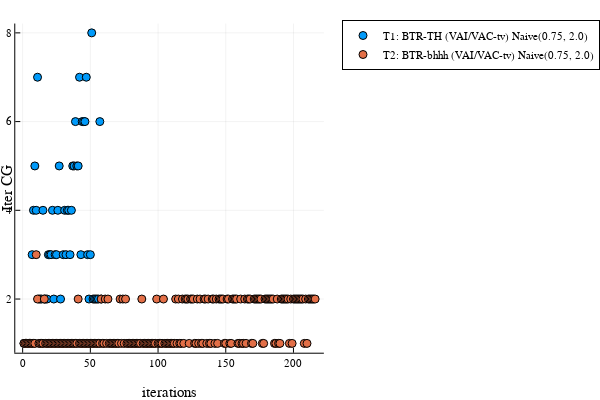

Source (notebook cell):
### Code cell
####################################################################################
p = plot(xlabel="iterations", ylabel="Iter CG", legend=:outertopright)

indicesVariance = 1:2
indicesNormal = []

for i in indicesVariance
    scatter!(p, alltests.all_dataVariance[i].IterAccumulator[2:end], alltests.all_dataVariance[i].Field_iterCG,
                label = alltests.all_legendVariance[i], line=lines[i%4 + 1])
end


for i in indicesNormal
    plot!(p, alltests.all_dataNormal[i].IterAccumulator, alltests.all_dataNormal[i].SamplingSizeAccumulator,
                label = alltests.all_legendNormal[i], line=lines[i%4 + 1])
end

fileName = "comparaison_all_methods_distTo"
savefig(p, string(fileName, extension))

p

### Figure 1 — Plotly figure (JSON) as saved in the notebook; plotly's stock layout.template omitted (floating-point values rounded to 4 significant figures; data arrays with more than 128 entries replaced by an {"elided": "..."} marker saying what was removed)
{"data": [{"colorbar": {"title": ""}, "legendgroup": "T1: BTR-TH (VAI/VAC-tv) Naive(0.75, 2.0)", "marker": {"color": "rgba(0, 154, 250, 1.000)", "line": {"color": "rgba(0, 0, 0, 1.000)", "width": 1}, "size": 8, "symbol": "circle"}, "mode": "markers", "name": "T1: BTR-TH (VAI/VAC-tv) Naive(0.75, 2.0)", "showlegend": true, "type": "scatter", "x": [1, 2, 3, 4, 5, 6, 7, 8, 9, 10, 11, 12, 13, 14, 15, 16, 17, 18, 19, 20, 21, 22, 23, 24, 25, 26, 27, 28, 29, 30, 31, 32, 33, 34, 35, 36, 37, 38, 39, 40, 41, 42, 43, 44, 45, 46, 47, 48, 49, 50, 51, 52, 53, 54, 55, 56, 57, 58], "xaxis": "x", "y": [1, 1, 1, 1, 1, 1, 3, 4, 5, 4, 7, 2, 2, 2, 4, 2, 2, 2, 3, 3, 3, 4, 2, 3, 3, 4, 5, 2, 1, 3, 4, 3, 4, 4, 3, 4, 5, 5, 6, 5, 5, 7, 3, 6, 6, 6, 7, 3, 2, 3, 8, 2, 2, 2, 2, 2, 6, 2], "yaxis": "y", "zmax": null, "zmin": null}, {"colorbar": {"title": ""}, "legendgroup": "T2: BTR-bhhh (VAI/VAC-tv) Naive(0.75, 2.0)", "marker": {"color": "rgba(227, 111, 71, 1.000)", "line": {"color": "rgba(0, 0, 0, 1.000)", "width": 1}, "size": 8, "symbol": "circle"}, "mode": "markers", "name": "T2: BTR-bhhh (VAI/VAC-tv) Naive(0.75, 2.0)", "showlegend": true, "type": "scatter", "x": {"elided": "216 int values"}, "xaxis": "x", "y": {"elided": "216 int values"}, "yaxis": "y", "zmax": null, "zmin": null}], "layout": {"annotations": [], "height": 400, "legend": {"bgcolor": "rgba(255, 255, 255, 1.000)", "bordercolor": "rgba(0, 0, 0, 1.000)", "borderwidth": 1, "font": {"color": "rgba(0, 0, 0, 1.000)", "family": "sans-serif", "size": 11}, "title": {"font": {"color": "rgba(0, 0, 0, 1.000)", "family": "sans-serif", "size": 15}, "text": ""}, "tracegroupgap": 0, "traceorder": "normal", "x": 1.05, "xanchor": "upper", "y": 1, "yanchor": "right"}, "margin": {"b": 20, "l": 0, "r": 0, "t": 20}, "paper_bgcolor": "rgba(255, 255, 255, 1.000)", "plot_bgcolor": "rgba(255, 255, 255, 1.000)", "showlegend": true, "width": 600, "xaxis": {"anchor": "y", "domain": [0.04684, 0.9934], "gridcolor": "rgba(0, 0, 0, 0.100)", "gridwidth": 0.5, "linecolor": "rgba(0, 0, 0, 1.000)", "mirror": false, "range": [-5.45, 222.4], "showgrid": true, "showline": true, "showticklabels": true, "tickangle": 0, "tickcolor": "rgb(0, 0, 0)", "tickfont": {"color": "rgba(0, 0, 0, 1.000)", "family": "sans-serif", "size": 11}, "tickmode": "array", "ticks": "inside", "ticktext": ["0", "50", "100", "150", "200"], "tickvals": [0, 50, 100, 150, 200], "title": "iterations", "titlefont": {"color": "rgba(0, 0, 0, 1.000)", "family": "sans-serif", "size": 15}, "type": "-", "visible": true, "zeroline": false, "zerolinecolor": "rgba(0, 0, 0, 1.000)"}, "yaxis": {"anchor": "x", "domain": [0.07581, 0.9902], "gridcolor": "rgba(0, 0, 0, 0.100)", "gridwidth": 0.5, "linecolor": "rgba(0, 0, 0, 1.000)", "mirror": false, "range": [0.79, 8.21], "showgrid": true, "showline": true, "showticklabels": true, "tickangle": 0, "tickcolor": "rgb(0, 0, 0)", "tickfont": {"color": "rgba(0, 0, 0, 1.000)", "family": "sans-serif", "size": 11}, "tickmode": "array", "ticks": "inside", "ticktext": ["2", "4", "6", "8"], "tickvals": [2, 4, 6, 8], "title": "Iter CG", "titlefont": {"color": "rgba(0, 0, 0, 1.000)", "family": "sans-serif", "size": 15}, "type": "-", "visible": true, "zeroline": false, "zerolinecolor": "rgba(0, 0, 0, 1.000)"}}}
